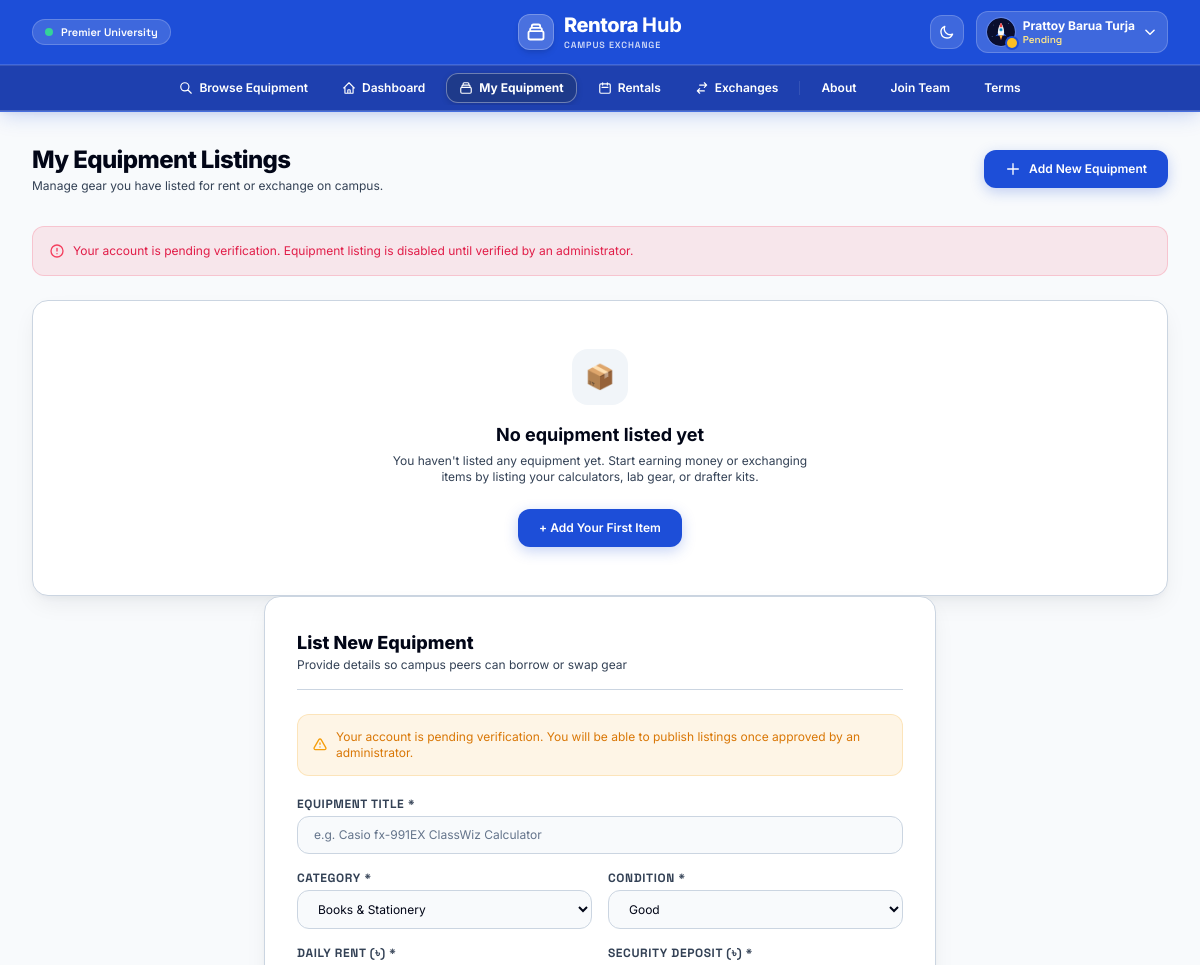
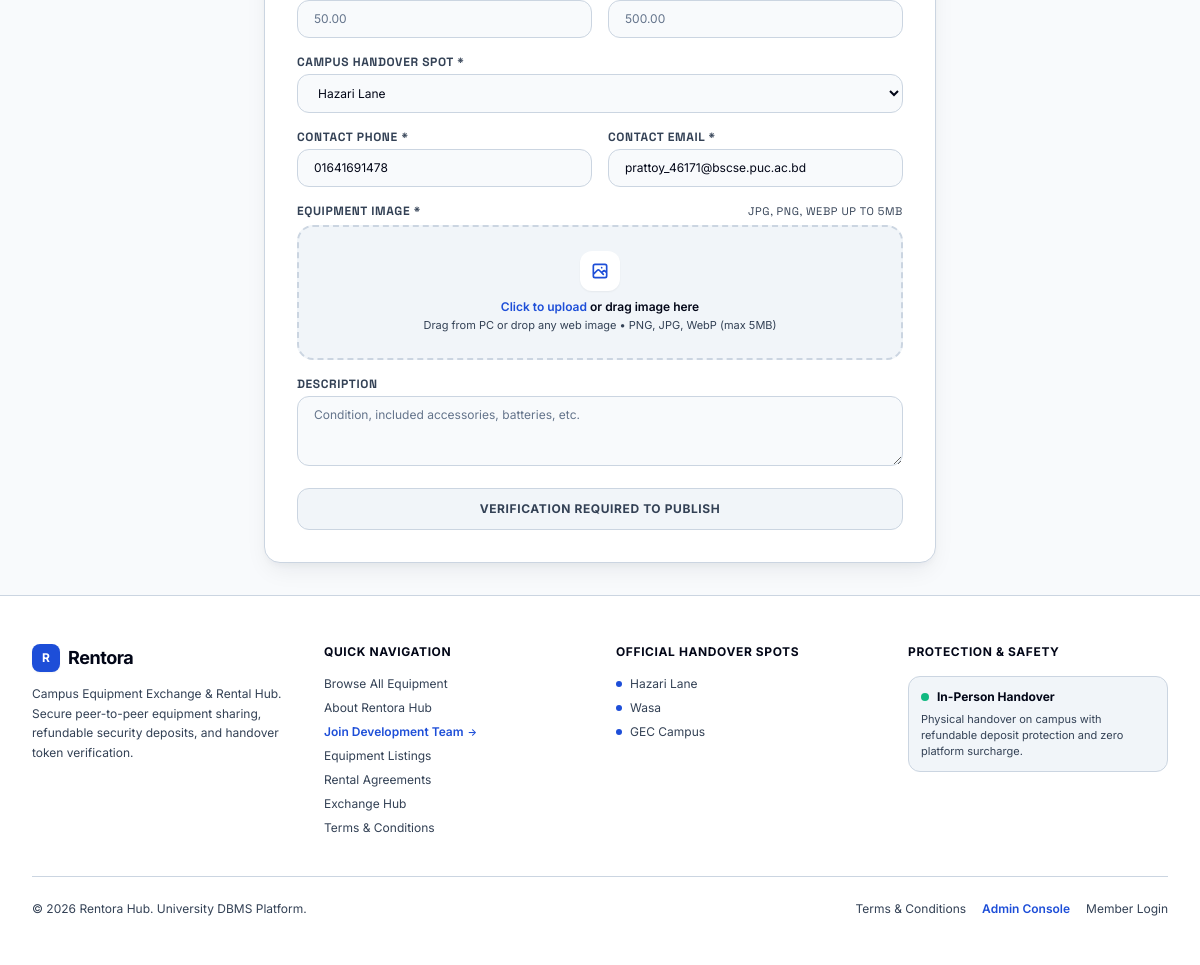
The page /user/equipment.php?error=account_pending (signed in) on the database its author committed (2 pictures, top to bottom).
### tables this page shows
CREATE TABLE member (
    member_id         INT UNSIGNED AUTO_INCREMENT PRIMARY KEY,
    first_name        VARCHAR(50)  NOT NULL,
    last_name         VARCHAR(50)  NOT NULL,
    student_id        VARCHAR(20)  NULL,
    dob               DATE         NULL,
    gender             ENUM('Male', 'Female', 'Other') NULL,
    university_email  VARCHAR(100) NOT NULL,
    phone_number      VARCHAR(20)  NULL,
    campus_address    VARCHAR(255) NULL,
    account_balance   DECIMAL(10,2) NOT NULL DEFAULT 0.00,
    status            ENUM('Pending', 'Verified', 'Rejected') NOT NULL DEFAULT 'Pending',
    username          VARCHAR(50)  NOT NULL,
    password_hash     VARCHAR(255) NOT NULL,
    created_at        TIMESTAMP    NOT NULL DEFAULT CURRENT_TIMESTAMP,
    CONSTRAINT uq_member_email      UNIQUE (university_email),
    CONSTRAINT uq_member_username   UNIQUE (username),
    CONSTRAINT uq_member_student_id UNIQUE (student_id)
);

### includes/auth_guard.php (called while the page is built, shortened)
<?php
function get_member_status($pdo, $member_id) {
    try {
        $stmt = $pdo->prepare("SELECT status FROM member WHERE member_id = :id LIMIT 1");
        $stmt->execute(['id' => (int)$member_id]);
        $status = $stmt->fetchColumn();
        return $status ? $status : 'Pending';
    } catch (Exception $e) {
        return 'Pending';
    }
}

### user/equipment.php (the view, shortened to what this page needs)
<?php
require_once(__DIR__ . '/../config/db.php');
require_once(__DIR__ . '/../includes/auth_guard.php');
$user_id = $_SESSION['member_id'] ?? $_SESSION['user_id'] ?? 0;
$member_status = get_member_status($pdo, $user_id);
$error = "";
$member_phone = '';
$member_email = $_SESSION['email'] ?? '';
try {
    $mStmt = $pdo->prepare("SELECT phone_number, university_email FROM member WHERE member_id = :id LIMIT 1");
    $mStmt->execute(['id' => $user_id]);
    $mRow = $mStmt->fetch();
    if ($mRow) {
        $member_phone = $mRow['phone_number'] ?? '';
        if (!empty($mRow['university_email'])) {
            $member_email = $mRow['university_email'];
        }
    }
} catch (Exception $e) {}
if (isset($_GET['error'])) {
    $errCode = $_GET['error'];
    if ($errCode === 'account_pending') {
        $error = "Your account is pending verification. Equipment listing is disabled until verified by an administrator.";
    } elseif ($errCode === 'account_rejected') {
        $error = "Your account was rejected. Please contact an admin for assistance.";
    } elseif ($errCode === 'missing_fields') {
        $error = "Please fill in all required equipment fields (Title, Rental Rate, and Equipment Image).";
    } elseif ($errCode === 'missing_image') {
        $error = "An equipment image is required. Please upload a photo (JPG, PNG, or WebP).";
    } elseif ($errCode === 'invalid_image') {
        $error = "Invalid image file format. Only JPG, PNG, and WebP images are allowed.";
    } elseif ($errCode === 'file_too_large') {
        $error = "Image file is too large. Maximum allowed size is 5MB.";
    } elseif ($errCode === 'upload_failed') {
        $error = "Failed to upload the equipment image. Please try again.";
    } elseif ($errCode === 'db_error') {
        $error = "Database error while adding equipment listing.";
    } else {
        $error = htmlspecialchars($errCode);
    }
}
$categories = [];
try {
    $catStmt = $pdo->query("SELECT category_id, category_name FROM category ORDER BY category_name ASC");
    $categories = $catStmt->fetchAll();
} catch (Exception $e) {
    $categories = [];
}
$my_equipment = [];
try {
    $stmt = $pdo->prepare("
        SELECT e.*, e.equipment_name AS title, e.rental_rate AS daily_rate, c.category_name,
               (CASE WHEN e.availability_status = 'Available' THEN 1 ELSE 0 END) AS is_available
        FROM equipment e
        LEFT JOIN category c ON e.category_id = c.category_id
        WHERE e.owner_id = :owner_id
        ORDER BY e.equipment_id DESC
    ");
    $stmt->execute(['owner_id' => $user_id]);
    $my_equipment = $stmt->fetchAll();
} catch (Exception $e) {
    $my_equipment = [];
}
require_once(__DIR__ . '/../includes/header.php');
require_once(__DIR__ . '/../includes/nav.php');
?>
  <main class="flex-1 max-w-7xl mx-auto px-4 sm:px-6 lg:px-8 py-8 w-full bg-canvas">
    <div class="flex flex-col md:flex-row justify-between items-start md:items-center gap-4 mb-8">
      <div>
        <h1 class="text-2xl font-extrabold text-primary tracking-tight">My Equipment Listings</h1>
        <p class="text-xs text-muted mt-0.5">Manage gear you have listed for rent or exchange on campus.</p>
      </div>
      <a href="#add-item-modal" class="btn-accent text-xs">
        <svg class="w-4 h-4 text-white" fill="none" stroke="currentColor" viewBox="0 0 24 24"><path stroke-linecap="round" stroke-linejoin="round" stroke-width="2" d="M12 4v16m8-8H4"></path></svg>
        <span>Add New Equipment</span>
      </a>
    </div>
    <?php if (!empty($error)): ?>
      <div class="mb-6 p-4 rounded-xl bg-rose-500/10 border border-rose-500/20 text-rose-600 dark:text-rose-400 text-xs flex items-center gap-2">
        <svg class="w-4 h-4 text-rose-500 shrink-0" fill="none" stroke="currentColor" viewBox="0 0 24 24"><path stroke-linecap="round" stroke-linejoin="round" stroke-width="2" d="M12 8v4m0 4h.01M21 12a9 9 0 11-18 0 9 9 0 0118 0z"></path></svg>
        <span><?php echo htmlspecialchars($error); ?></span>
      </div>
    <?php endif; ?>
    <?php if (empty($my_equipment)): ?>
      <div class="bg-surface rounded-2xl p-12 text-center border border-subtle shadow-float">
        <div class="w-14 h-14 rounded-2xl bg-surface-subtle text-accent flex items-center justify-center mx-auto mb-4 text-2xl">
          📦
        </div>
        <h3 class="text-lg font-bold text-primary">No equipment listed yet</h3>
        <p class="text-xs text-muted max-w-md mx-auto mt-1 mb-6">You haven't listed any equipment yet. Start earning money or exchanging items by listing your calculators, lab gear, or drafter kits.</p>
        <a href="#add-item-modal" class="btn-accent text-xs">
          + Add Your First Item
        </a>
      </div>
    <?php endif; ?>
    <div id="add-item-modal" class="bg-surface rounded-2xl border border-subtle shadow-float p-6 sm:p-8 max-w-2xl mx-auto transition-colors">
      <div class="border-b border-subtle pb-4 mb-6">
        <h2 class="text-lg font-extrabold text-primary">List New Equipment</h2>
        <p class="text-xs text-muted">Provide details so campus peers can borrow or swap gear</p>
      </div>
      <?php if ($member_status !== 'Verified'): ?>
        <div class="mb-5 p-3.5 rounded-xl bg-amber-500/10 border border-amber-500/20 text-amber-600 dark:text-amber-400 text-xs flex items-center gap-2">
          <svg class="w-4 h-4 text-amber-500 shrink-0" fill="none" stroke="currentColor" viewBox="0 0 24 24"><path stroke-linecap="round" stroke-linejoin="round" stroke-width="2" d="M12 9v2m0 4h.01m-6.938 4h13.856c1.54 0 2.502-1.667 1.732-3L13.732 4c-.77-1.333-2.694-1.333-3.464 0L3.34 16c-.77 1.333.192 3 1.732 3z"></path></svg>
          <span>
            <?php echo ($member_status === 'Rejected') ? 'Your account was rejected. You cannot publish equipment listings.' : 'Your account is pending verification. You will be able to publish listings once approved by an administrator.'; ?>
          </span>
        </div>
      <?php endif; ?>
      <form action="add_item.php" method="POST" enctype="multipart/form-data" class="space-y-4">
        <div>
          <label for="title" class="block text-xs font-bold text-muted uppercase tracking-wider mb-1 font-mono">Equipment Title *</label>
          <input type="text" id="title" name="title" required placeholder="e.g. Casio fx-991EX ClassWiz Calculator" class="input-subtle text-xs">
        </div>
        <div class="grid grid-cols-1 sm:grid-cols-2 gap-4">
          <div>
            <label for="category_id" class="block text-xs font-bold text-muted uppercase tracking-wider mb-1 font-mono">Category *</label>
            <select id="category_id" name="category_id" class="input-subtle text-xs">
              <?php foreach ($categories as $c): ?>
                <option value="<?php echo $c['category_id'] ?? $c['id']; ?>"><?php echo htmlspecialchars($c['category_name'] ?? $c['name'] ?? ''); ?></option>
              <?php endforeach; ?>
            </select>
          </div>
          <div>
            <label for="item_condition" class="block text-xs font-bold text-muted uppercase tracking-wider mb-1 font-mono">Condition *</label>
            <select id="item_condition" name="item_condition" class="input-subtle text-xs">
              <option value="Good" selected>Good</option>
            </select>
          </div>
        </div>
        <div class="grid grid-cols-1 sm:grid-cols-2 gap-4">
          <div>
            <label for="daily_rate" class="block text-xs font-bold text-muted uppercase tracking-wider mb-1 font-mono">Daily Rent (৳) *</label>
            <input type="number" step="0.01" id="daily_rate" name="daily_rate" required placeholder="50.00" class="input-subtle text-xs">
          </div>
          <div>
            <label for="security_deposit" class="block text-xs font-bold text-muted uppercase tracking-wider mb-1 font-mono">Security Deposit (৳) *</label>
            <input type="number" step="0.01" id="security_deposit" name="security_deposit" required placeholder="500.00" class="input-subtle text-xs">
          </div>
        </div>
        <div>
          <label for="campus_spot" class="block text-xs font-bold text-muted uppercase tracking-wider mb-1 font-mono">Campus Handover Spot *</label>
          <select id="campus_spot" name="campus_spot" class="input-subtle text-xs">
            <option value="Hazari Lane">Hazari Lane</option>
          </select>
        </div>
        <div class="grid grid-cols-1 md:grid-cols-2 gap-4">
          <div>
            <label for="lender_phone" class="block text-xs font-bold text-muted uppercase tracking-wider mb-1 font-mono">Contact Phone *</label>
            <input type="tel" id="lender_phone" name="lender_phone" required placeholder="018XXXXXXXX" value="<?php echo htmlspecialchars($member_phone); ?>" class="input-subtle text-xs">
          </div>
          <div>
            <label for="lender_email" class="block text-xs font-bold text-muted uppercase tracking-wider mb-1 font-mono">Contact Email *</label>
            <input type="email" id="lender_email" name="lender_email" required value="<?php echo htmlspecialchars($member_email); ?>" class="input-subtle text-xs">
          </div>
        </div>
        <div>
          <label class="block text-xs font-bold text-muted uppercase tracking-wider mb-1.5 flex items-center justify-between font-mono">
            <span>Equipment Image *</span>
            <span class="text-[11px] font-normal text-muted">JPG, PNG, WebP up to 5MB</span>
          </label>
          <div id="equipment-upload-wrapper" class="relative">
            <div id="upload-dropzone" class="relative group border-2 border-dashed border-subtle hover:border-accent rounded-2xl p-6 text-center cursor-pointer transition-all bg-surface-subtle overflow-hidden">
              <div id="dropzone-default" class="pointer-events-none transition-opacity duration-200">
                <div class="w-10 h-10 rounded-xl bg-surface text-accent flex items-center justify-center mx-auto mb-2 shadow-sm transition-transform group-hover:scale-110">
                  <svg class="w-5 h-5" fill="none" stroke="currentColor" viewBox="0 0 24 24"><path stroke-linecap="round" stroke-linejoin="round" stroke-width="2" d="M4 16l4.586-4.586a2 2 0 012.828 0L16 16m-2-2l1.586-1.586a2 2 0 012.828 0L20 14m-6-6h.01M6 20h12a2 2 0 002-2V6a2 2 0 00-2-2H6a2 2 0 00-2 2v12a2 2 0 002 2z"></path></svg>
                </div>
                <p class="text-xs font-semibold text-primary">
                  <span class="text-accent group-hover:underline">Click to upload</span> or drag image here
                </p>
                <p class="text-[11px] text-muted mt-0.5">Drag from PC or drop any web image &bull; PNG, JPG, WebP (max 5MB)</p>
              </div>
            </div>
          </div>
        </div>
        <div>
          <label for="description" class="block text-xs font-bold text-muted uppercase tracking-wider mb-1 font-mono">Description</label>
          <textarea id="description" name="description" rows="3" placeholder="Condition, included accessories, batteries, etc." class="input-subtle text-xs"></textarea>
        </div>
        <?php if ($member_status === 'Verified'): ?>
          <button type="submit" name="add_equipment" class="btn-accent w-full py-3 text-xs uppercase tracking-wider">
            <span>Publish Equipment Listing</span>
          </button>
        <?php else: ?>
          <button type="button" disabled class="w-full py-3 px-4 bg-surface-subtle text-muted font-bold rounded-xl text-xs uppercase tracking-wider cursor-not-allowed border border-subtle">
            <span>Verification Required to Publish</span>
          </button>
        <?php endif; ?>
      </form>
    </div>
  </main>
<?php require_once(__DIR__ . '/../includes/footer.php'); ?>

### assets/css/style.css (style rules this page uses)
:root { --canvas: #F8FAFC; --surface: #FFFFFF; --surface-elevated: #FFFFFF; --surface-subtle: #F1F5F9; --bg-canvas: var(--canvas); --bg-surface: var(--surface); --bg-surface-elevated: var(--surface-elevated); --bg-surface-subtle: var(--surface-subtle); --border-subtle: #CBD5E1; --text-primary: #020617; --text-muted: #334155; --accent-primary: #1D4ED8; --accent-hover: #1E3A8A; --accent-glow: rgba(29, 78, 216, 0.25); --nav-bg: #1D4ED8; --nav-sub-bg: #1E40AF; --shadow-float: 0 10px 25px -5px rgba(15, 23, 42, 0.08), 0 4px 6px -2px rgba(15, 23, 42, 0.04); --shadow-elevated: 0 20px 35px -6px rgba(15, 23, 42, 0.12), 0 8px 16px -4px rgba(15, 23, 42, 0.06); --emerald-accent: #10B981; --amber-accent: #F59E0B; --rose-accent: #EF4444; }
html, body { background-color: var(--canvas) !important; color: #1E293B !important; font-family: 'Inter', 'Plus Jakarta Sans', system-ui, -apple-system, BlinkMacSystemFont, 'Segoe UI', Roboto, sans-serif; -webkit-font-smoothing: antialiased; -moz-osx-font-smoothing: grayscale; transition: background-color 0.2s ease, color 0.2s ease; min-height: 100vh; }
p { color: #1E293B; }
h1, h2, h3, h4, h5, h6 { color: #020617; }
.bg-canvas { background-color: var(--canvas) !important; }
.bg-surface { background-color: var(--surface) !important; }
.bg-surface-subtle { background-color: var(--surface-subtle) !important; }
.border-subtle { border-color: var(--border-subtle) !important; }
.text-primary { color: var(--text-primary) !important; }
.text-muted { color: var(--text-muted) !important; }
.text-accent { color: var(--accent-primary) !important; }
.shadow-float { box-shadow: var(--shadow-float) !important; }
.btn-accent { display: inline-flex; align-items: center; justify-content: center; gap: 0.5rem; padding: 0.625rem 1.25rem; background-color: var(--accent-primary); color: #FFFFFF !important; font-weight: 600; font-size: 0.875rem; border-radius: 0.75rem; border: 1px solid transparent; box-shadow: 0 4px 14px 0 var(--accent-glow); transition: all 0.15s ease; cursor: pointer; text-decoration: none; }
.input-subtle, .glass-input { background-color: #F8FAFC !important; border: 1px solid #CBD5E1 !important; color: #020617 !important; border-radius: 0.75rem; padding: 0.625rem 1rem; font-size: 0.875rem; transition: all 0.15s ease; width: 100%; }
.input-subtle::placeholder, .glass-input::placeholder { color: #64748B !important; }
.micro-label, .label-subtle, label { color: #334155; font-weight: 700; }

### rows shown on the page
member: lender_phone "01641691478", lender_email "prattoy_46171@bscse.puc.ac.bd"

### other values the page prints
$current_name "Prattoy Barua Turja"
$error "Your account is pending verification. Equipment listing is disabled until verified by an administrator."
form field category_id "Books & Stationery"
